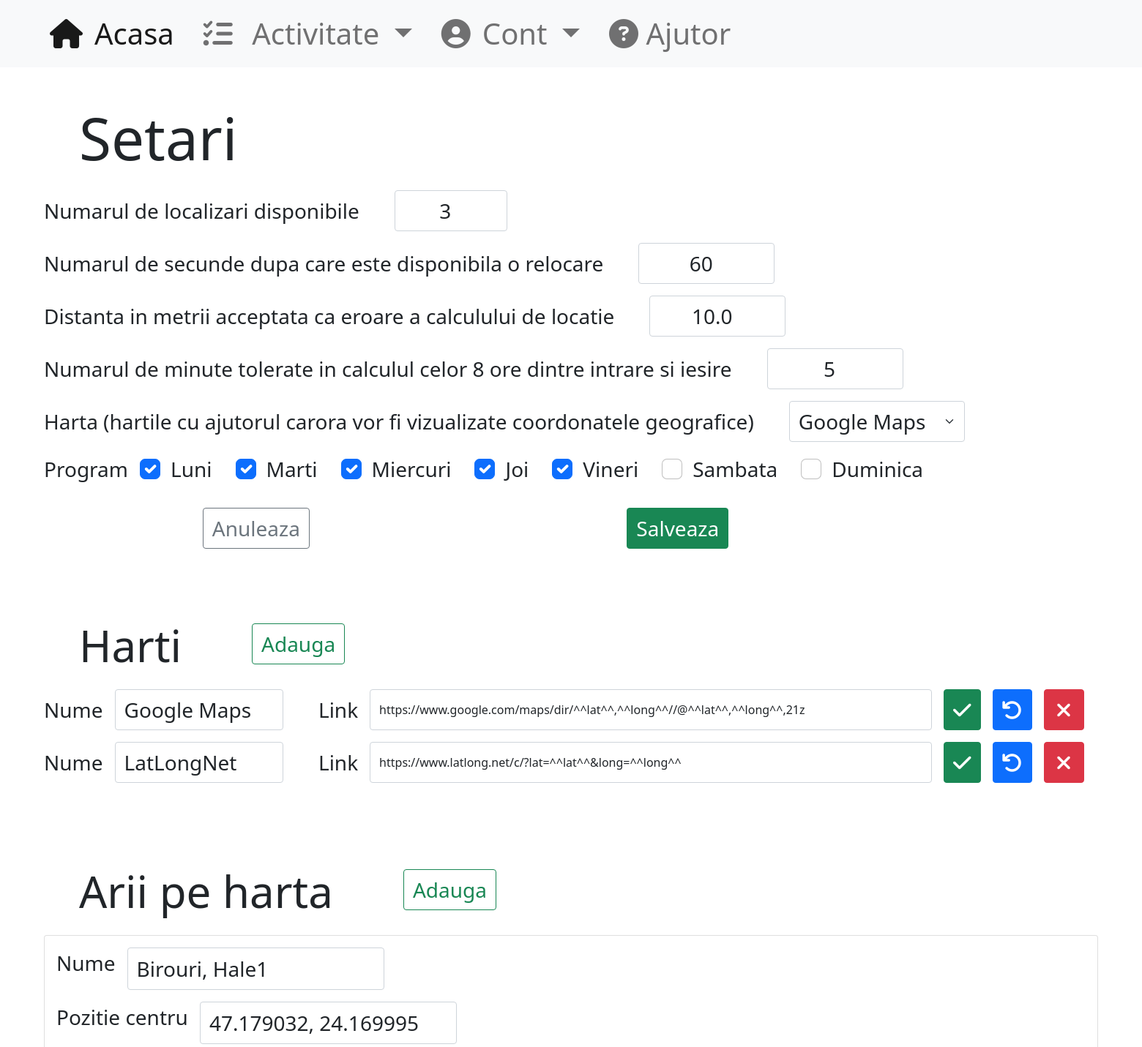
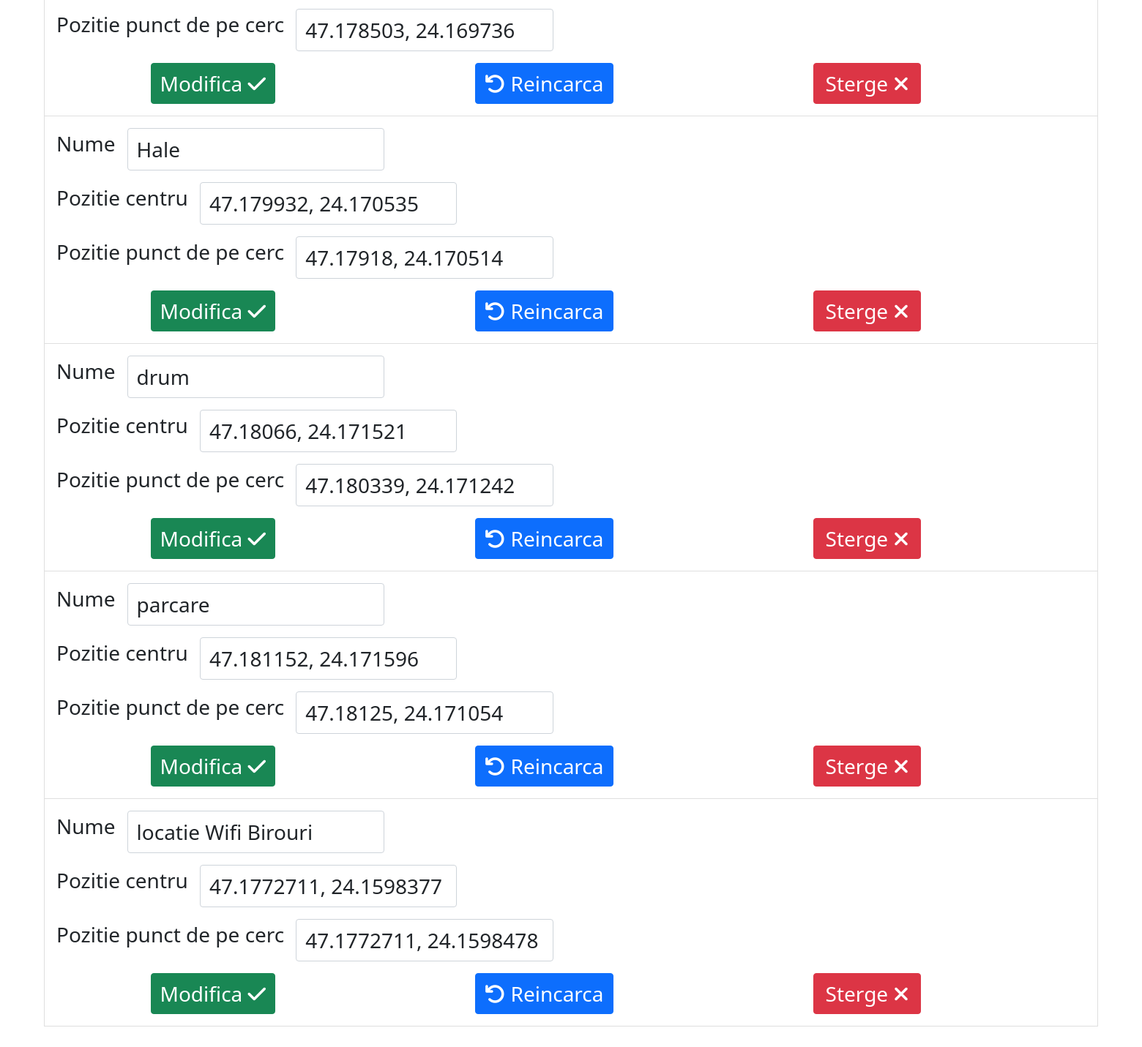
/setari (signed in), run on the app's committed database (2 pictures, top to bottom).
### main/models.py (models this page shows, shortened)
class OwnSettings(models.Model):
    nrrecalcpoz = models.IntegerField(blank=False, default=3, verbose_name="Numarul de relocari")
    secafterrecalc = models.IntegerField(blank=False, default=60, verbose_name="Numarul de secunde dupa care este disponibila o relocare")
    disterror = models.FloatField(blank=False, default=10, verbose_name="Distanta in metrii acceptata ca eroare a calculului de locatie")
    program = models.CharField(blank=False, default="L Ma Mi J V S D", max_length=20)
    min_tolerated = models.IntegerField(blank=False, default=5, verbose_name="Numarul de minute tolerate in calculul celor 8 ore dintre intrare si iesire")
    harta = models.ForeignKey(Harta, null=True, on_delete=models.DO_NOTHING)
    class Meta:
        verbose_name='Setari proprii'
        verbose_name_plural='Setari'

class Harta(models.Model):
    nume = models.CharField(blank=True, default="Harta", max_length=15)
    adresa = models.CharField(blank=True, default="https://www.google.com/maps/dir/^^lat^^,^^long^^//@^^lat^^,^^long^^,21z", max_length=200)
    class Meta:
        verbose_name_plural='Harti'

class Forma(models.Model):
    nume = models.CharField(blank=True, default="corp", max_length=30)
    tip = models.CharField(blank=False, default="Cerc", choices=[("Cerc", "Cerc")], max_length=15)
    puncte = models.TextField(blank=False, default="0 0\n0 0")
    def getShape(self):
        model = None
        if self.tip == "Triunghi": model = geometry.Triunghi
        elif self.tip == "Patrulater": model = geometry.Patrulater
        elif self.tip == "Cerc": model = geometry.Cerc
        strpcts = self.puncte.split('\n')
        while "" in strpcts:
            strpcts.remove("")
        pcts = []
        for pctstr in strpcts:
            s = str(pctstr).replace('\r', '').replace(',', ' ').split(' ')
            pcts.append([float(s[0]), float(s[1])])
        return model(*pcts)
    @property
    def centerStr(self):
        return self.getShape().centerStr
    @property
    def pointStr(self):
        return self.getShape().pointStr
    class Meta:
        verbose_name='Arie pe harta'
        verbose_name_plural='Arii pe harta'

### main/views.py (the view, shortened to what this page needs)
# urls.py: path("setari", login_required(views.Setari.as_view()), name="setari"),
@method_decorator(login_required, name='dispatch')
class Setari(TemplateView):
    template_name = 'setari.html'
    def get(self, request, *args, **kwargs):
        context = self.get_context_data(**kwargs)
        return render(request, self.template_name, context)
    def get_context_data(self, **kwargs):
        context = super().get_context_data(**kwargs)
        setare = models.OwnSettings.objects.all()[0]
        arii = models.Forma.objects.all()
        harti = models.Harta.objects.all()
        context.update(setare=setare, arii=arii, harti=harti)
        return context

### main/geometry.py (called while the page is built)
    @staticmethod
    def __dist(point1: list, point2: list):
        return sqrt((point1[1]-point2[1])**2 + (point1[0]-point2[0])**2)

    @property
    def centerStr(self):
        return f"{self.__center[0]}, {self.__center[1]}"

    @property
    def pointStr(self):
        return f"{self.__point[0]}, {self.__point[1]}"

### main/templatetags/mytags.py (called while the page is built)
@register.filter(name='role_at_least')
def role_at_least(user, name):
    priorit = {
        "Angajat": 1,
        "Viewer": 2,
        "Manager": 3,
        "Admin": 4,
    }
    if not user.is_authenticated:
        return False
    if name in priorit.keys():
        return priorit[user.role] >= priorit[name]
    return False

### templates/setari.html (shortened to what this page needs)
{% extends 'base.html' %}
{% block content %}
<div class="w-100 h-100 mb-5">
<div class="container-fluid m-5 fs-1">
    <h1 class="ms-5" style="font-size: 200%">Setari</h1>
    <div class="fs-3 pt-3 w-75">
        <form method="post" name="setare"> {% csrf_token %}
        <div class="row mb-3">
            <div class="d-flex flex-row">
                <label for="inputSetareReloc" class="form-label col-form-label text-nowrap me-5">Numarul de localizari disponibile</label>
                <div class="col-sm-10">
                    <input autocomplete="off" type="number" min="1" max="10" class="form-control fs-3 w-auto text-center" id="inputSetareReloc" required value="{{ setare.nrrecalcpoz }}" name="nrrecalcpoz">
                </div>
            </div>
        </div>
        <div class="row mb-3">
            <div class="d-flex flex-row">
                <label for="inputSetareSecReloc" class="form-label col-form-label text-nowrap me-5">Numarul de secunde dupa care este disponibila o relocare</label>
                <div class="col-sm-10">
                    <input autocomplete="off" type="number" min="1" max="2000" class="form-control fs-3 w-auto text-center" id="inputSetareSecReloc" required value="{{ setare.secafterrecalc }}" name="secafterrecalc">
                </div>
            </div>
        </div>
        <div class="row mb-3">
            <div class="d-flex flex-row">
                <label for="inputSetareDist" class="form-label col-form-label text-nowrap me-5">Distanta in metrii acceptata ca eroare a calculului de locatie</label>
                <div class="col-sm-10">
                    <input autocomplete="off" type="number" min="1" max="1000" class="form-control fs-3 w-auto text-center" id="inputSetareDist" required value="{{ setare.disterror }}" name="disterror">
                </div>
            </div>
        </div>
        <div class="row mb-3">
            <div class="d-flex flex-row">
                <label for="inputSetareMinTol" class="form-label col-form-label text-nowrap me-5">Numarul de minute tolerate in calculul celor 8 ore dintre intrare si iesire</label>
                <div class="col-sm-10">
                    <input autocomplete="off" type="number" min="0" max="1440" class="form-control fs-3 w-auto text-center" id="inputSetareMinTol" required value="{{ setare.min_tolerated }}" name="mintol">
                </div>
            </div>
        </div>
        <div class="row mb-3">
            <div class="d-flex flex-row">
                <label for="inputSetareHarta" class="form-label col-form-label text-nowrap me-5">Harta (hartile cu ajutorul carora vor fi vizualizate coordonatele geografice)</label>
                <div class="col-sm-10">
                    <select class="form-select fs-3 w-25" aria-labelledby="inputSetareHarta" name="harta">
                    {% for harta in harti %}
                        <option value="{{ harta.id }}" {% if harta.id == setare.harta.id %}selected{% endif %}>{{ harta.nume }}</option>
                    {% endfor %}
                    </select>
                </div>
            </div>
        </div>
        <div class="row mb-3">
            <div class="d-flex flex-row">
                <p>Program</p>
                <div class="form-check form-check-inline mx-3">
                  <input autocomplete="off" class="form-check-input" type="checkbox" id="inlineCheckbox1" value="L" name="progr" {% if 'L' in setare.program %}checked{% endif %}>
                  <label class="form-check-label" for="inlineCheckbox1">Luni</label>
                </div>
                <div class="form-check form-check-inline mx-3">
                  <input autocomplete="off" class="form-check-input" type="checkbox" id="inlineCheckbox2" value="Ma" name="progr" {% if 'Ma' in setare.program %}checked{% endif %}>
                  <label class="form-check-label" for="inlineCheckbox2">Marti</label>
                </div>
                <div class="form-check form-check-inline mx-3">
                  <input autocomplete="off" class="form-check-input" type="checkbox" id="inlineCheckbox3" value="Mi" name="progr" {% if 'Mi' in setare.program %}checked{% endif %}>
                  <label class="form-check-label" for="inlineCheckbox3">Miercuri</label>
                </div>
                <div class="form-check form-check-inline mx-3">
                  <input autocomplete="off" class="form-check-input" type="checkbox" id="inlineCheckbox4" value="J" name="progr" {% if 'J' in setare.program %}checked{% endif %}>
                  <label class="form-check-label" for="inlineCheckbox4">Joi</label>
                </div>
                <div class="form-check form-check-inline mx-3">
                  <input autocomplete="off" class="form-check-input" type="checkbox" id="inlineCheckbox5" value="V" name="progr" {% if 'V' in setare.program %}checked{% endif %}>
                  <label class="form-check-label" for="inlineCheckbox5">Vineri</label>
                </div>
                <div class="form-check form-check-inline mx-3">
                  <input autocomplete="off" class="form-check-input" type="checkbox" id="inlineCheckbox6" value="S" name="progr" {% if 'S' in setare.program %}checked{% endif %}>
                  <label class="form-check-label" for="inlineCheckbox6">Sambata</label>
                </div>
                <div class="form-check form-check-inline mx-3">
                  <input autocomplete="off" class="form-check-input" type="checkbox" id="inlineCheckbox7" value="D" name="progr" {% if 'D' in setare.program %}checked{% endif %}>
                  <label class="form-check-label" for="inlineCheckbox7">Duminica</label>
                </div>
            </div>
        </div>
        <div class="row mb-3">
            <div class="d-flex flex-row justify-content-around">
                <button type="reset" class="btn btn-outline-secondary fs-3">Anuleaza</button>
                <button type="button" data-bs-toggle="modal" data-bs-target="#modalSaveEdit" data-bs-form="setare" class="btn btn-success fs-3">Salveaza</button>
            </div>
        </div>
        </form>
    </div>
    <div class="d-flex flex-row mx-5 mt-5 pt-5">
        <h1 class="me-5" style="font-size: 150%"> Harti </h1>
        <div> <button type="button" onclick="toogleView('addHarta')" class="btn btn-outline-success ms-5 fs-3"> Adauga</button></div>
    </div>
    <div class="fs-3 pt-3 w-100">
        {% for harta in harti %}
        <form method="post" name="harta{{ harta.id }}"> {% csrf_token %}
        <div class="row mb-3">
            <div class="d-flex flex-row">
                <label for="inputHartaNumeX{{ harta.id }}" class="form-label col-form-label text-nowrap me-3">Nume</label>
                <input type="text" class="form-control fs-3 w-15 me-5" id="inputHartaNumeX{{ harta.id }}" required value="{{ harta.nume }}" name="nume">
                <label for="inputHartaAdrX{{ harta.id }}" class="form-label col-form-label text-nowrap me-3">Link</label>
                <input type="text" pattern=".*\^\^lat\^\^.*\^\^long\^\^" class="form-control fs-6 w-50 me-3" id="inputHartaAdrX{{ harta.id }}" required value="{{ harta.adresa|safe }}" name="adr">
                <button type="button" data-bs-toggle="modal" data-bs-target="#modalSaveEdit" data-bs-form="harta{{ harta.id }}" class="btn btn-success fs-3 me-3"><i class="fa-solid fa-check"></i></button>
                <button type="reset" class="btn btn-primary fs-3 me-3"><i class="fa-solid fa-arrow-rotate-left"></i></button>
                <button type="button" data-bs-toggle="modal" data-bs-target="#modalAccessLink" data-bs-owntext="Harta {{ harta.nume }}" data-bs-ownlink="{% url 'stergeharta' hid=harta.id %}" class="btn btn-danger fs-3 px-3"><i class="fa-solid fa-xmark"></i></button>
            </div>
        </div>
        </form>
        {% endfor %}
    </div>
    <div class="d-flex flex-row mx-5 mt-5 pt-5">
        <h1 class="me-5" style="font-size: 150%"> Arii pe harta </h1>
        <div> <button type="button" onclick="toogleView('addForma')" class="btn btn-outline-success ms-5 fs-3"> Adauga</button></div>
    </div>
    <div class="fs-3 pt-3 w-100 me-5">
    <ul class="list-group me-5 me-5 pe-5">
        {% for forma in arii %}
        <li class="list-group-item p-3">
        <form method="post" name="forma{{ forma.id }}"> {% csrf_token %}
            <div class="d-flex flex-row mb-3">
                <p class="me-3">Nume</p>
                <input class="form-control w-25 fs-3" type="text" name="nume" value="{{ forma.nume }}" required>
            </div>
            <div class="d-flex flex-row mb-3">
                <p class="me-3">Pozitie centru</p>
                <input class="form-control w-25 fs-3" type="text" name="pozc" value="{{ forma.centerStr }}" required>
            </div>
            <div class="d-flex flex-row mb-3">
                <p class="me-3">Pozitie punct de pe cerc</p>
                <input class="form-control w-25 fs-3" type="text" name="pozp" value="{{ forma.pointStr }}" required>
            </div>
            <div class="d-flex flex-row me-5 pe-5 justify-content-around">
                <button type="button" data-bs-toggle="modal" data-bs-target="#modalSaveEdit" data-bs-form="forma{{ forma.id }}" class="btn btn-success fs-3 me-3">Modifica <i class="fa-solid fa-check"></i></button>
                <button type="reset" class="btn btn-primary fs-3 me-3"><i class="fa-solid fa-arrow-rotate-left"></i> Reincarca</button>
                <button type="button" data-bs-toggle="modal" data-bs-target="#modalAccessLink" data-bs-owntext="Aria {{ forma.nume }}" data-bs-ownlink="{% url 'stergeforma' fid=forma.id %}" class="btn btn-danger fs-3 px-3">Sterge <i class="fa-solid fa-xmark"></i></button>
            </div>
        </form>
        </li>
        {% endfor %}
    </ul>
    </div>
</div>
</div>
{% endblock %}

### templates/setari.html (style rules this page uses)
.w-15 { width: 15%; }

### data on the page
OwnSettings: nrrecalcpoz "3", secafterrecalc "60", disterror "10.0", mintol "5", harta "Google Maps", program "☑"
Harta: nume "Google Maps", adr "https://www.google.com/maps/dir/^^lat^^,^^long^^//@^^lat^^,^^long^^,21z"
Harta: nume "LatLongNet", adr "https://www.latlong.net/c/?lat=^^lat^^&long=^^long^^"
Forma: nume "Birouri, Hale1", pozc "47.179032, 24.169995", pozp "47.178503, 24.169736"
Forma: nume "Hale", pozc "47.179932, 24.170535", pozp "47.17918, 24.170514"
Forma: nume "drum", pozc "47.18066, 24.171521", pozp "47.180339, 24.171242"
Forma: nume "parcare", pozc "47.181152, 24.171596", pozp "47.18125, 24.171054"
Forma: nume "locatie Wifi Birouri", pozc "47.1772711, 24.1598377", pozp "47.1772711, 24.1598478"
